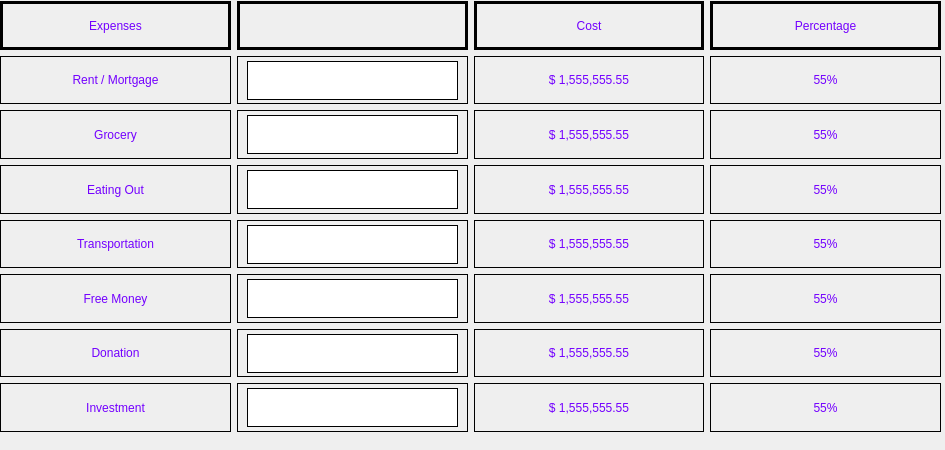
          <widget class="QWidget" name="scrollAreaWidgetContents_6">
           <property name="geometry">
            <rect>
             <x>0</x>
             <y>0</y>
             <width>945</width>
             <height>450</height>
            </rect>
           </property>
           <property name="minimumSize">
            <size>
             <width>0</width>
             <height>450</height>
            </size>
           </property>
           <widget class="QWidget" name="layoutWidget">
            <property name="geometry">
             <rect>
              <x>0</x>
              <y>1</y>
              <width>941</width>
              <height>431</height>
             </rect>
            </property>
            <layout class="QGridLayout" name="gridLayout_12">
             <item row="0" column="0">
              <widget class="QLabel" name="Expenses_label">
               <property name="styleSheet">
                <string notr="true">font: 18pt &quot;Nirmala UI&quot;;
color: #7300ff;
border: 2.5px solid #000000;</string>
               </property>
               <property name="text">
                <string>Expenses</string>
               </property>
               <property name="alignment">
                <set>Qt::AlignCenter</set>
               </property>
              </widget>
             </item>
             <item row="0" column="1">
              <widget class="QLabel" name="input_label">
               <property name="styleSheet">
                <string notr="true">font: 18pt &quot;Nirmala UI&quot;;
color: #7300ff;
border: 2.5px solid #000000;</string>
               </property>
               <property name="text">
                <string/>
               </property>
               <property name="alignment">
                <set>Qt::AlignCenter</set>
               </property>
              </widget>
             </item>
             <item row="0" column="2">
              <widget class="QLabel" name="cost_label">
               <property name="styleSheet">
                <string notr="true">font: 18pt &quot;Nirmala UI&quot;;
color: #7300ff;
border: 2.5px solid #000000;</string>
               </property>
               <property name="text">
                <string>Cost</string>
               </property>
               <property name="alignment">
                <set>Qt::AlignCenter</set>
               </property>
              </widget>
             </item>
             <item row="0" column="3">
              <widget class="QLabel" name="percentage_label">
               <property name="styleSheet">
                <string notr="true">font: 18pt &quot;Nirmala UI&quot;;
color: #7300ff;
border: 2.5px solid #000000;</string>
               </property>
               <property name="text">
                <string>Percentage</string>
               </property>
               <property name="alignment">
                <set>Qt::AlignCenter</set>
               </property>
              </widget>
             </item>
             <item row="1" column="0">
              <widget class="QLabel" name="rent_mortgage_label">
               <property name="styleSheet">
                <string notr="true">font: 18pt &quot;Nirmala UI&quot;;
color: #7300ff;
border: 1px solid #000000;</string>
               </property>
               <property name="text">
                <string>Rent / Mortgage</string>
               </property>
               <property name="alignment">
                <set>Qt::AlignCenter</set>
               </property>
              </widget>
             </item>
             <item row="1" column="1">
              <widget class="QFrame" name="add_frame_2">
               <property name="styleSheet">
                <string notr="true">border: 1px solid #000000;
</string>
               </property>
               <property name="frameShape">
                <enum>QFrame::StyledPanel</enum>
               </property>
               <property name="frameShadow">
                <enum>QFrame::Raised</enum>
               </property>
               <widget class="QLineEdit" name="lineEdit_2">
                <property name="geometry">
                 <rect>
                  <x>10</x>
                  <y>5</y>
                  <width>211</width>
                  <height>39</height>
                 </rect>
                </property>
               </widget>
              </widget>
             </item>
             <item row="1" column="2">
              <widget class="QLabel" name="rent_mortgage_cost_label">
               <property name="styleSheet">
                <string notr="true">font: 18pt &quot;Nirmala UI&quot;;
color: #7300ff;
border: 1px solid #000000;</string>
               </property>
               <property name="text">
                <string>$ 1,555,555.55</string>
               </property>
               <property name="alignment">
                <set>Qt::AlignCenter</set>
               </property>
              </widget>
             </item>
             <item row="1" column="3">
              <widget class="QLabel" name="rent_mortgage_percentage_label">
               <property name="styleSheet">
                <string notr="true">font: 18pt &quot;Nirmala UI&quot;;
color: #7300ff;
border: 1px solid #000000;</string>
               </property>
               <property name="text">
                <string>55%</string>
               </property>
               <property name="alignment">
                <set>Qt::AlignCenter</set>
               </property>
              </widget>
             </item>
             <item row="2" column="0">
              <widget class="QLabel" name="grocery_label">
               <property name="styleSheet">
                <string notr="true">font: 18pt &quot;Nirmala UI&quot;;
color: #7300ff;
border: 1px solid #000000;</string>
               </property>
               <property name="text">
                <string>Grocery</string>
               </property>
               <property name="alignment">
                <set>Qt::AlignCenter</set>
               </property>
              </widget>
             </item>
             <item row="2" column="1">
              <widget class="QFrame" name="add_frame_3">
               <property name="styleSheet">
                <string notr="true">border: 1px solid #000000;
</string>
               </property>
               <property name="frameShape">
                <enum>QFrame::StyledPanel</enum>
               </property>
               <property name="frameShadow">
                <enum>QFrame::Raised</enum>
               </property>
               <widget class="QLineEdit" name="lineEdit_3">
                <property name="geometry">
                 <rect>
                  <x>10</x>
                  <y>5</y>
                  <width>211</width>
                  <height>39</height>
                 </rect>
                </property>
               </widget>
              </widget>
             </item>
             <item row="2" column="2">
              <widget class="QLabel" name="grocery_cost_label">
               <property name="styleSheet">
                <string notr="true">font: 18pt &quot;Nirmala UI&quot;;
color: #7300ff;
border: 1px solid #000000;</string>
               </property>
               <property name="text">
                <string>$ 1,555,555.55</string>
               </property>
               <property name="alignment">
                <set>Qt::AlignCenter</set>
               </property>
              </widget>
             </item>
             <item row="2" column="3">
              <widget class="QLabel" name="grocery_percentage_label">
               <property name="styleSheet">
                <string notr="true">font: 18pt &quot;Nirmala UI&quot;;
color: #7300ff;
border: 1px solid #000000;</string>
               </property>
               <property name="text">
                <string>55%</string>
               </property>
               <property name="alignment">
                <set>Qt::AlignCenter</set>
               </property>
              </widget>
             </item>
             <item row="3" column="0">
              <widget class="QLabel" name="eating_out_label">
               <property name="styleSheet">
                <string notr="true">font: 18pt &quot;Nirmala UI&quot;;
color: #7300ff;
border: 1px solid #000000;</string>
               </property>
               <property name="text">
                <string>Eating Out</string>
               </property>
               <property name="alignment">
                <set>Qt::AlignCenter</set>
               </property>
              </widget>
             </item>
             <item row="3" column="1">
              <widget class="QFrame" name="add_frame_4">
               <property name="minimumSize">
                <size>
                 <width>0</width>
                 <height>49</height>
                </size>
               </property>
               <property name="styleSheet">
                <string notr="true">border: 1px solid #000000;
</string>
               </property>
               <property name="frameShape">
                <enum>QFrame::StyledPanel</enum>
               </property>
               <property name="frameShadow">
                <enum>QFrame::Raised</enum>
               </property>
               <widget class="QLineEdit" name="lineEdit_5">
                <property name="geometry">
                 <rect>
                  <x>10</x>
                  <y>5</y>
                  <width>211</width>
                  <height>39</height>
                 </rect>
                </property>
               </widget>
              </widget>
             </item>
             <item row="3" column="2">
              <widget class="QLabel" name="eating_out_cost_label">
               <property name="styleSheet">
                <string notr="true">font: 18pt &quot;Nirmala UI&quot;;
color: #7300ff;
border: 1px solid #000000;</string>
               </property>
               <property name="text">
                <string>$ 1,555,555.55</string>
               </property>
               <property name="alignment">
                <set>Qt::AlignCenter</set>
               </property>
              </widget>
             </item>
             <item row="3" column="3">
              <widget class="QLabel" name="eating_out_percentage_label">
               <property name="styleSheet">
                <string notr="true">font: 18pt &quot;Nirmala UI&quot;;
color: #7300ff;
border: 1px solid #000000;</string>
               </property>
               <property name="text">
                <string>55%</string>
               </property>
               <property name="alignment">
                <set>Qt::AlignCenter</set>
               </property>
              </widget>
             </item>
             <item row="4" column="0">
              <widget class="QLabel" name="transportation_label">
               <property name="styleSheet">
                <string notr="true">font: 18pt &quot;Nirmala UI&quot;;
color: #7300ff;
border: 1px solid #000000;</string>
               </property>
               <property name="text">
                <string>Transportation</string>
               </property>
               <property name="alignment">
                <set>Qt::AlignCenter</set>
               </property>
              </widget>
             </item>
             <item row="4" column="1">
              <widget class="QFrame" name="add_frame_5">
               <property name="styleSheet">
                <string notr="true">border: 1px solid #000000;
</string>
               </property>
               <property name="frameShape">
                <enum>QFrame::StyledPanel</enum>
               </property>
               <property name="frameShadow">
                <enum>QFrame::Raised</enum>
               </property>
               <widget class="QLineEdit" name="lineEdit_7">
                <property name="geometry">
                 <rect>
                  <x>10</x>
                  <y>5</y>
                  <width>211</width>
                  <height>39</height>
                 </rect>
                </property>
               </widget>
              </widget>
             </item>
             <item row="4" column="2">
              <widget class="QLabel" name="transportation_cost_label">
               <property name="styleSheet">
                <string notr="true">font: 18pt &quot;Nirmala UI&quot;;
color: #7300ff;
border: 1px solid #000000;</string>
               </property>
               <property name="text">
                <string>$ 1,555,555.55</string>
               </property>
               <property name="alignment">
                <set>Qt::AlignCenter</set>
               </property>
              </widget>
             </item>
             <item row="4" column="3">
              <widget class="QLabel" name="transportation_percentage_label">
               <property name="styleSheet">
                <string notr="true">font: 18pt &quot;Nirmala UI&quot;;
color: #7300ff;
border: 1px solid #000000;</string>
               </property>
               <property name="text">
                <string>55%</string>
               </property>
               <property name="alignment">
                <set>Qt::AlignCenter</set>
               </property>
              </widget>
             </item>
             <item row="5" column="0">
              <widget class="QLabel" name="free_money_label">
               <property name="styleSheet">
                <string notr="true">font: 18pt &quot;Nirmala UI&quot;;
color: #7300ff;
border: 1px solid #000000;</string>
               </property>
               <property name="text">
                <string>Free Money</string>
               </property>
               <property name="alignment">
                <set>Qt::AlignCenter</set>
               </property>
              </widget>
             </item>
             <item row="5" column="1">
              <widget class="QFrame" name="add_frame_8">
               <property name="styleSheet">
                <string notr="true">border: 1px solid #000000;
</string>
               </property>
               <property name="frameShape">
                <enum>QFrame::StyledPanel</enum>
               </property>
               <property name="frameShadow">
                <enum>QFrame::Raised</enum>
               </property>
               <widget class="QLineEdit" name="lineEdit_10">
                <property name="geometry">
                 <rect>
                  <x>10</x>
                  <y>5</y>
                  <width>211</width>
                  <height>39</height>
                 </rect>
                </property>
               </widget>
              </widget>
             </item>
             <item row="5" column="2">
              <widget class="QLabel" name="free_money_cost_label">
               <property name="styleSheet">
                <string notr="true">font: 18pt &quot;Nirmala UI&quot;;
color: #7300ff;
border: 1px solid #000000;</string>
               </property>
               <property name="text">
                <string>$ 1,555,555.55</string>
               </property>
               <property name="alignment">
                <set>Qt::AlignCenter</set>
               </property>
              </widget>
             </item>
             <item row="5" column="3">
              <widget class="QLabel" name="free_money_percentage_label">
               <property name="styleSheet">
                <string notr="true">font: 18pt &quot;Nirmala UI&quot;;
color: #7300ff;
border: 1px solid #000000;</string>
               </property>
               <property name="text">
                <string>55%</string>
               </property>
               <property name="alignment">
                <set>Qt::AlignCenter</set>
               </property>
              </widget>
             </item>
             <item row="6" column="0">
              <widget class="QLabel" name="donation_label">
               <property name="styleSheet">
                <string notr="true">font: 18pt &quot;Nirmala UI&quot;;
color: #7300ff;
border: 1px solid #000000;</string>
               </property>
               <property name="text">
                <string>Donation</string>
               </property>
               <property name="alignment">
                <set>Qt::AlignCenter</set>
               </property>
              </widget>
             </item>
             <item row="6" column="1">
              <widget class="QFrame" name="add_frame_7">
               <property name="styleSheet">
                <string notr="true">border: 1px solid #000000;
</string>
               </property>
               <property name="frameShape">
                <enum>QFrame::StyledPanel</enum>
               </property>
               <property name="frameShadow">
                <enum>QFrame::Raised</enum>
               </property>
               <widget class="QLineEdit" name="lineEdit_9">
                <property name="geometry">
                 <rect>
                  <x>10</x>
                  <y>5</y>
                  <width>211</width>
                  <height>39</height>
                 </rect>
                </property>
               </widget>
              </widget>
             </item>
             <item row="6" column="2">
              <widget class="QLabel" name="donation_cost_label">
               <property name="styleSheet">
                <string notr="true">font: 18pt &quot;Nirmala UI&quot;;
color: #7300ff;
border: 1px solid #000000;</string>
               </property>
               <property name="text">
                <string>$ 1,555,555.55</string>
               </property>
               <property name="alignment">
                <set>Qt::AlignCenter</set>
               </property>
              </widget>
             </item>
             <item row="6" column="3">
              <widget class="QLabel" name="donation_percentage_label">
               <property name="styleSheet">
                <string notr="true">font: 18pt &quot;Nirmala UI&quot;;
color: #7300ff;
border: 1px solid #000000;</string>
               </property>
               <property name="text">
                <string>55%</string>
               </property>
               <property name="alignment">
                <set>Qt::AlignCenter</set>
               </property>
              </widget>
             </item>
             <item row="7" column="0">
              <widget class="QLabel" name="investment_label">
               <property name="styleSheet">
                <string notr="true">font: 18pt &quot;Nirmala UI&quot;;
color: #7300ff;
border: 1px solid #000000;</string>
               </property>
               <property name="text">
                <string>Investment</string>
               </property>
               <property name="alignment">
                <set>Qt::AlignCenter</set>
               </property>
              </widget>
             </item>
             <item row="7" column="1">
              <widget class="QFrame" name="add_frame_6">
               <property name="styleSheet">
                <string notr="true">border: 1px solid #000000;
</string>
               </property>
               <property name="frameShape">
                <enum>QFrame::StyledPanel</enum>
               </property>
               <property name="frameShadow">
                <enum>QFrame::Raised</enum>
               </property>
               <widget class="QLineEdit" name="lineEdit_8">
                <property name="geometry">
                 <rect>
                  <x>10</x>
                  <y>5</y>
                  <width>211</width>
                  <height>39</height>
                 </rect>
                </property>
               </widget>
              </widget>
             </item>
             <item row="7" column="2">
              <widget class="QLabel" name="investment_cost_label">
               <property name="styleSheet">
                <string notr="true">font: 18pt &quot;Nirmala UI&quot;;
color: #7300ff;
border: 1px solid #000000;</string>
               </property>
               <property name="text">
                <string>$ 1,555,555.55</string>
               </property>
               <property name="alignment">
                <set>Qt::AlignCenter</set>
               </property>
              </widget>
             </item>
             <item row="7" column="3">
              <widget class="QLabel" name="investment_percentage_label">
               <property name="styleSheet">
                <string notr="true">font: 18pt &quot;Nirmala UI&quot;;
color: #7300ff;
border: 1px solid #000000;</string>
               </property>
               <property name="text">
                <string>55%</string>
               </property>
               <property name="alignment">
                <set>Qt::AlignCenter</set>
               </property>
              </widget>
             </item>
            </layout>
           </widget>
          </widget>
